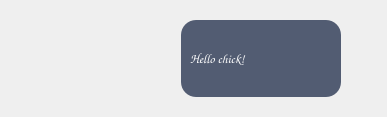
<?xml version="1.0" encoding="UTF-8"?>
<ui version="4.0">
 <class>Form</class>
 <widget class="QWidget" name="Form">
  <property name="geometry">
   <rect>
    <x>0</x>
    <y>0</y>
    <width>387</width>
    <height>117</height>
   </rect>
  </property>
  <property name="windowTitle">
   <string>Form</string>
  </property>
  <layout class="QVBoxLayout" name="verticalLayout">
   <item>
    <widget class="QGroupBox" name="groupBox">
     <property name="styleSheet">
      <string notr="true">QGroupBox{background-colour:transparent;border:0px}</string>
     </property>
     <property name="title">
      <string/>
     </property>
     <layout class="QHBoxLayout" name="horizontalLayout_2">
      <item>
       <layout class="QHBoxLayout" name="horizontalLayout_3">
        <property name="spacing">
         <number>6</number>
        </property>
        <property name="leftMargin">
         <number>0</number>
        </property>
        <item>
         <spacer name="horizontalSpacer">
          <property name="orientation">
           <enum>Qt::Horizontal</enum>
          </property>
          <property name="sizeType">
           <enum>QSizePolicy::MinimumExpanding</enum>
          </property>
          <property name="sizeHint" stdset="0">
           <size>
            <width>40</width>
            <height>20</height>
           </size>
          </property>
         </spacer>
        </item>
        <item>
         <widget class="QGroupBox" name="groupBox_3">
          <property name="sizePolicy">
           <sizepolicy hsizetype="MinimumExpanding" vsizetype="Preferred">
            <horstretch>0</horstretch>
            <verstretch>0</verstretch>
           </sizepolicy>
          </property>
          <property name="styleSheet">
           <string notr="true">QGroupBox{background-color:rgba(79,89,111,250);border-radius:15px }</string>
          </property>
          <property name="title">
           <string/>
          </property>
          <layout class="QVBoxLayout" name="verticalLayout_7">
           <property name="spacing">
            <number>6</number>
           </property>
           <property name="leftMargin">
            <number>9</number>
           </property>
           <property name="topMargin">
            <number>0</number>
           </property>
           <property name="rightMargin">
            <number>9</number>
           </property>
           <property name="bottomMargin">
            <number>0</number>
           </property>
           <item>
            <widget class="QLabel" name="your_text_label">
             <property name="sizePolicy">
              <sizepolicy hsizetype="Preferred" vsizetype="MinimumExpanding">
               <horstretch>0</horstretch>
               <verstretch>0</verstretch>
              </sizepolicy>
             </property>
             <property name="font">
              <font>
               <family>Comic Sans MS</family>
               <pointsize>10</pointsize>
              </font>
             </property>
             <property name="styleSheet">
              <string notr="true">color:white;</string>
             </property>
             <property name="text">
              <string>Hello chick!</string>
             </property>
             <property name="wordWrap">
              <bool>true</bool>
             </property>
            </widget>
           </item>
          </layout>
         </widget>
        </item>
       </layout>
      </item>
      <item>
       <layout class="QVBoxLayout" name="verticalLayout_6">
        <item>
         <widget class="QLabel" name="chat_avatar_you_label">
          <property name="sizePolicy">
           <sizepolicy hsizetype="Fixed" vsizetype="Fixed">
            <horstretch>0</horstretch>
            <verstretch>0</verstretch>
           </sizepolicy>
          </property>
          <property name="frameShadow">
           <enum>QFrame::Plain</enum>
          </property>
          <property name="text">
           <string/>
          </property>
          <property name="pixmap">
           <pixmap resource="resic.qrc">:/images/user1.png</pixmap>
          </property>
         </widget>
        </item>
        <item>
         <spacer name="verticalSpacer_2">
          <property name="orientation">
           <enum>Qt::Vertical</enum>
          </property>
          <property name="sizeHint" stdset="0">
           <size>
            <width>20</width>
            <height>40</height>
           </size>
          </property>
         </spacer>
        </item>
       </layout>
      </item>
     </layout>
    </widget>
   </item>
  </layout>
 </widget>
 <resources>
  <include location="resic.qrc"/>
 </resources>
 <connections/>
</ui>
